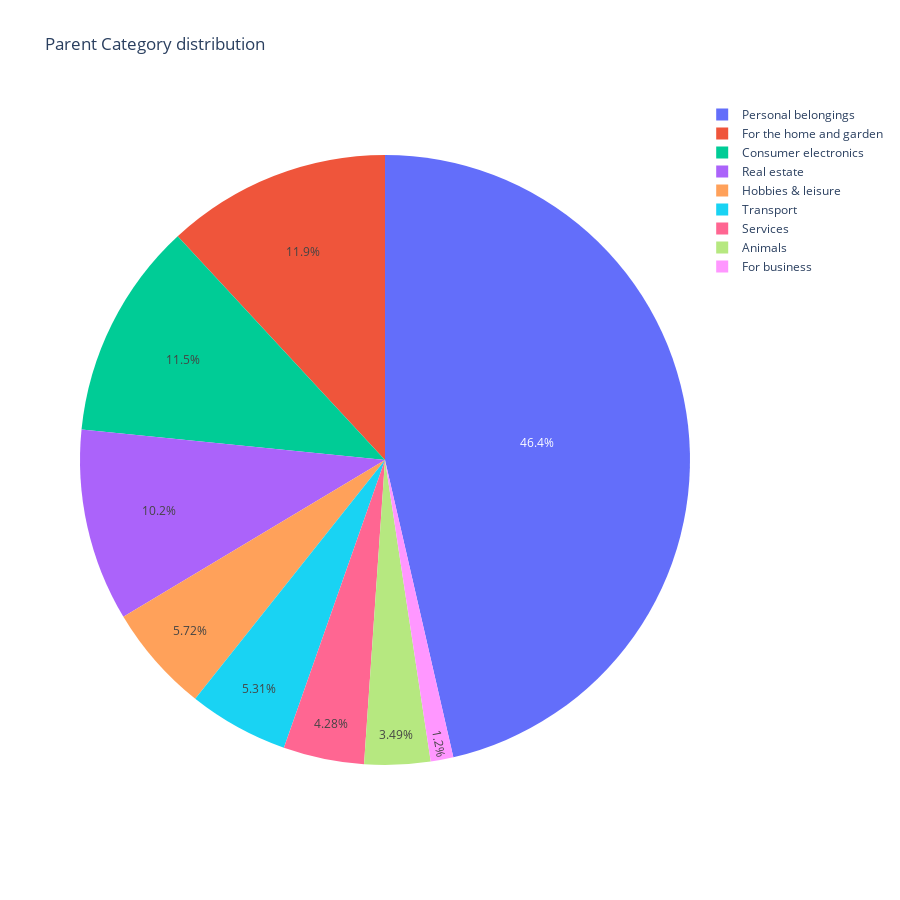

Here is the notebook cell this chart was saved with:
### Markdown cell above
**Parent Category Name:**

Now let us look at the distribution of parent cateory names.

### Code cell
temp_series = train_df['parent_category_name'].value_counts()
labels = (np.array(temp_series.index))
sizes = (np.array((temp_series / temp_series.sum())*100))

trace = go.Pie(labels=labels, values=sizes)
layout = go.Layout(
    title='Parent Category distribution',
    width=900,
    height=900,
)
data = [trace]
fig = go.Figure(data=data, layout=layout)
py.iplot(fig, filename="parentcategory")

### Figure 1 — Plotly figure (JSON) as saved in the notebook; plotly's stock layout.template omitted (floating-point values rounded to 4 significant figures)
{"data": [{"labels": ["Personal belongings", "For the home and garden", "Consumer electronics", "Real estate", "Hobbies & leisure", "Transport", "Services", "Animals", "For business"], "type": "pie", "values": [46.4, 11.89, 11.51, 10.19, 5.721, 5.31, 4.283, 3.49, 1.202]}], "layout": {"height": 900, "title": {"text": "Parent Category distribution"}, "width": 900}}
